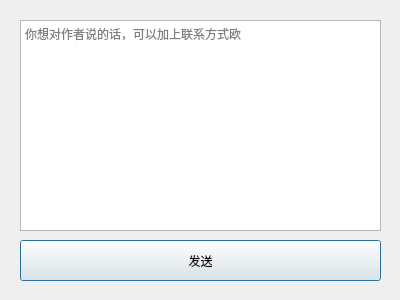
<?xml version="1.0" encoding="UTF-8"?>
<ui version="4.0">
    <class>Dialog</class>
    <widget class="QDialog" name="Dialog">
        <property name="geometry">
            <rect>
                <x>0</x>
                <y>0</y>
                <width>400</width>
                <height>300</height>
            </rect>
        </property>
        <property name="windowTitle">
            <string>反馈</string>
        </property>
        <widget class="QPlainTextEdit" name="feedbackText">
            <property name="geometry">
                <rect>
                    <x>20</x>
                    <y>20</y>
                    <width>361</width>
                    <height>211</height>
                </rect>
            </property>
            <property name="placeholderText">
                <string>你想对作者说的话，可以加上联系方式欧</string>
            </property>
        </widget>
        <widget class="QPushButton" name="send">
            <property name="geometry">
                <rect>
                    <x>20</x>
                    <y>240</y>
                    <width>361</width>
                    <height>41</height>
                </rect>
            </property>
            <property name="text">
                <string>发送</string>
            </property>
        </widget>
    </widget>
    <resources>
        <include location="res.qrc"/>
    </resources>
    <connections/>
</ui>
